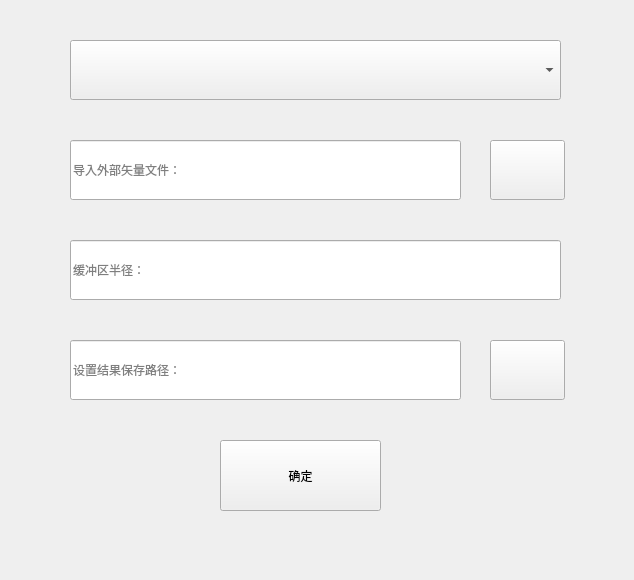
<?xml version="1.0" encoding="UTF-8"?>
<ui version="4.0">
 <class>BufferAnalysisFunctionClass</class>
 <widget class="QWidget" name="BufferAnalysisFunctionClass">
  <property name="geometry">
   <rect>
    <x>0</x>
    <y>0</y>
    <width>634</width>
    <height>580</height>
   </rect>
  </property>
  <property name="minimumSize">
   <size>
    <width>634</width>
    <height>580</height>
   </size>
  </property>
  <property name="maximumSize">
   <size>
    <width>634</width>
    <height>580</height>
   </size>
  </property>
  <property name="windowTitle">
   <string>BufferAnalysisFunction</string>
  </property>
  <widget class="QPushButton" name="chooseVectorFile">
   <property name="geometry">
    <rect>
     <x>490</x>
     <y>140</y>
     <width>75</width>
     <height>60</height>
    </rect>
   </property>
   <property name="text">
    <string/>
   </property>
   <property name="icon">
    <iconset resource="MainInterface.qrc">
     <normaloff>:/MainInterface/res/openFile.png</normaloff>:/MainInterface/res/openFile.png</iconset>
   </property>
  </widget>
  <widget class="QPushButton" name="chooseSaveFile">
   <property name="geometry">
    <rect>
     <x>490</x>
     <y>340</y>
     <width>75</width>
     <height>60</height>
    </rect>
   </property>
   <property name="text">
    <string/>
   </property>
   <property name="icon">
    <iconset resource="MainInterface.qrc">
     <normaloff>:/MainInterface/res/newFile.png</normaloff>:/MainInterface/res/newFile.png</iconset>
   </property>
  </widget>
  <widget class="QLineEdit" name="BufferRadius">
   <property name="geometry">
    <rect>
     <x>70</x>
     <y>240</y>
     <width>491</width>
     <height>60</height>
    </rect>
   </property>
   <property name="placeholderText">
    <string>缓冲区半径：</string>
   </property>
  </widget>
  <widget class="QPushButton" name="ActionBufferAnalysis">
   <property name="geometry">
    <rect>
     <x>220</x>
     <y>440</y>
     <width>161</width>
     <height>71</height>
    </rect>
   </property>
   <property name="text">
    <string>确定</string>
   </property>
  </widget>
  <widget class="QComboBox" name="fileComboBox">
   <property name="geometry">
    <rect>
     <x>70</x>
     <y>40</y>
     <width>491</width>
     <height>60</height>
    </rect>
   </property>
  </widget>
  <widget class="QLineEdit" name="inputLineEdit">
   <property name="geometry">
    <rect>
     <x>70</x>
     <y>140</y>
     <width>391</width>
     <height>60</height>
    </rect>
   </property>
   <property name="readOnly">
    <bool>true</bool>
   </property>
   <property name="placeholderText">
    <string>导入外部矢量文件：</string>
   </property>
  </widget>
  <widget class="QLineEdit" name="outputLineEdit">
   <property name="geometry">
    <rect>
     <x>70</x>
     <y>340</y>
     <width>391</width>
     <height>60</height>
    </rect>
   </property>
   <property name="placeholderText">
    <string>设置结果保存路径：</string>
   </property>
  </widget>
 </widget>
 <layoutdefault spacing="6" margin="11"/>
 <resources>
  <include location="MainInterface.qrc"/>
 </resources>
 <connections/>
</ui>
